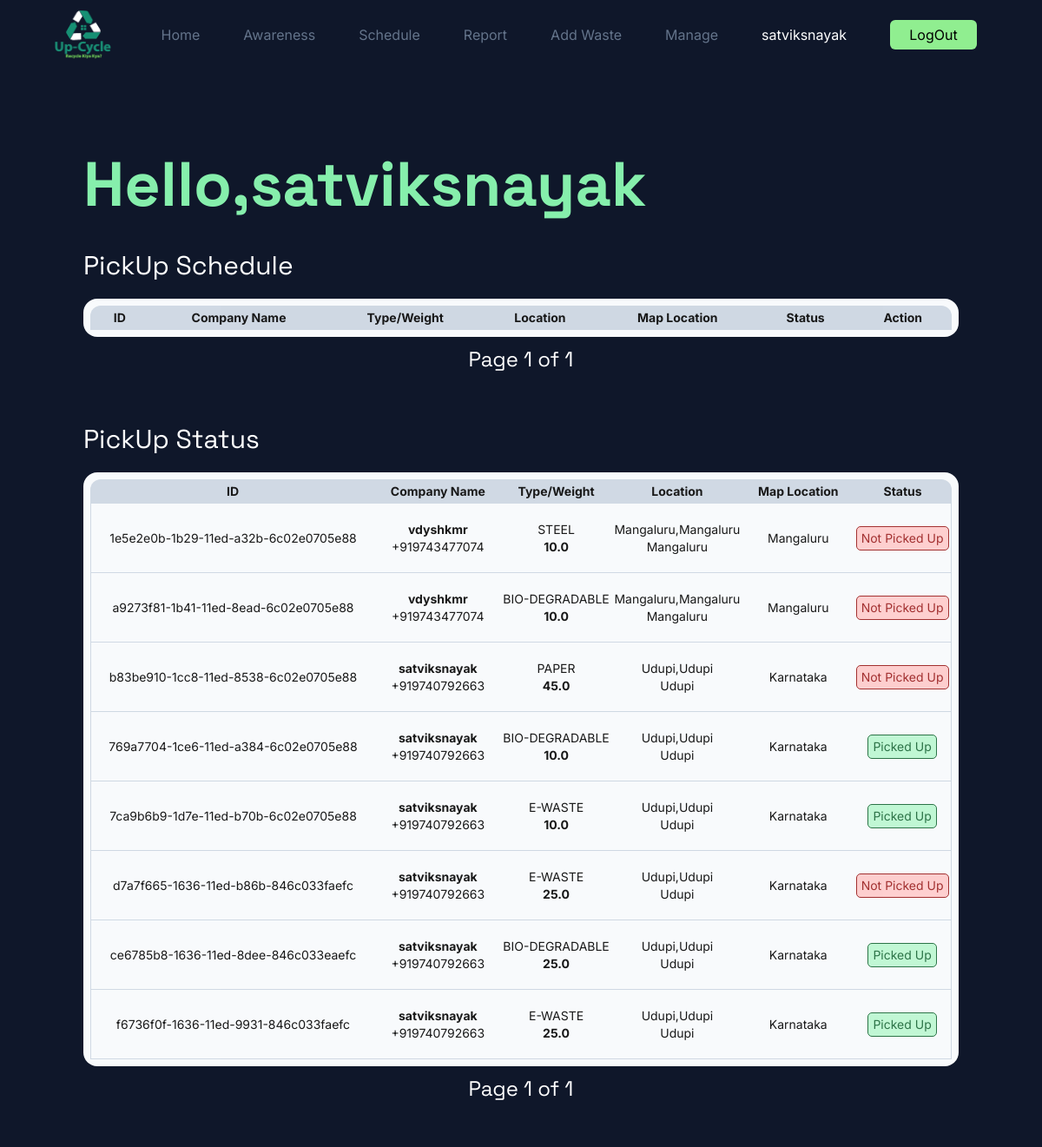
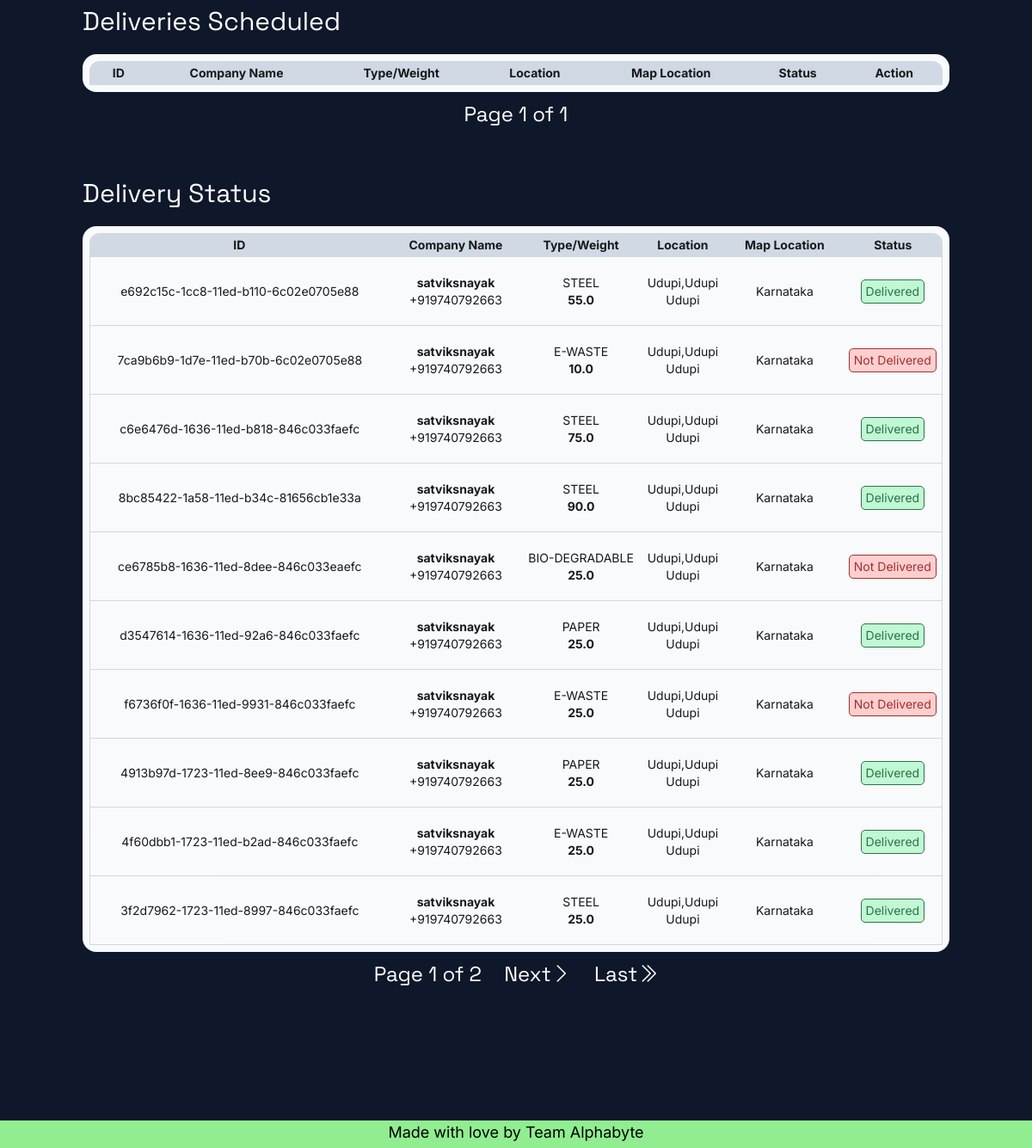
/report/ (signed in), run on an earlier commit of the app's database (2 pictures, top to bottom).
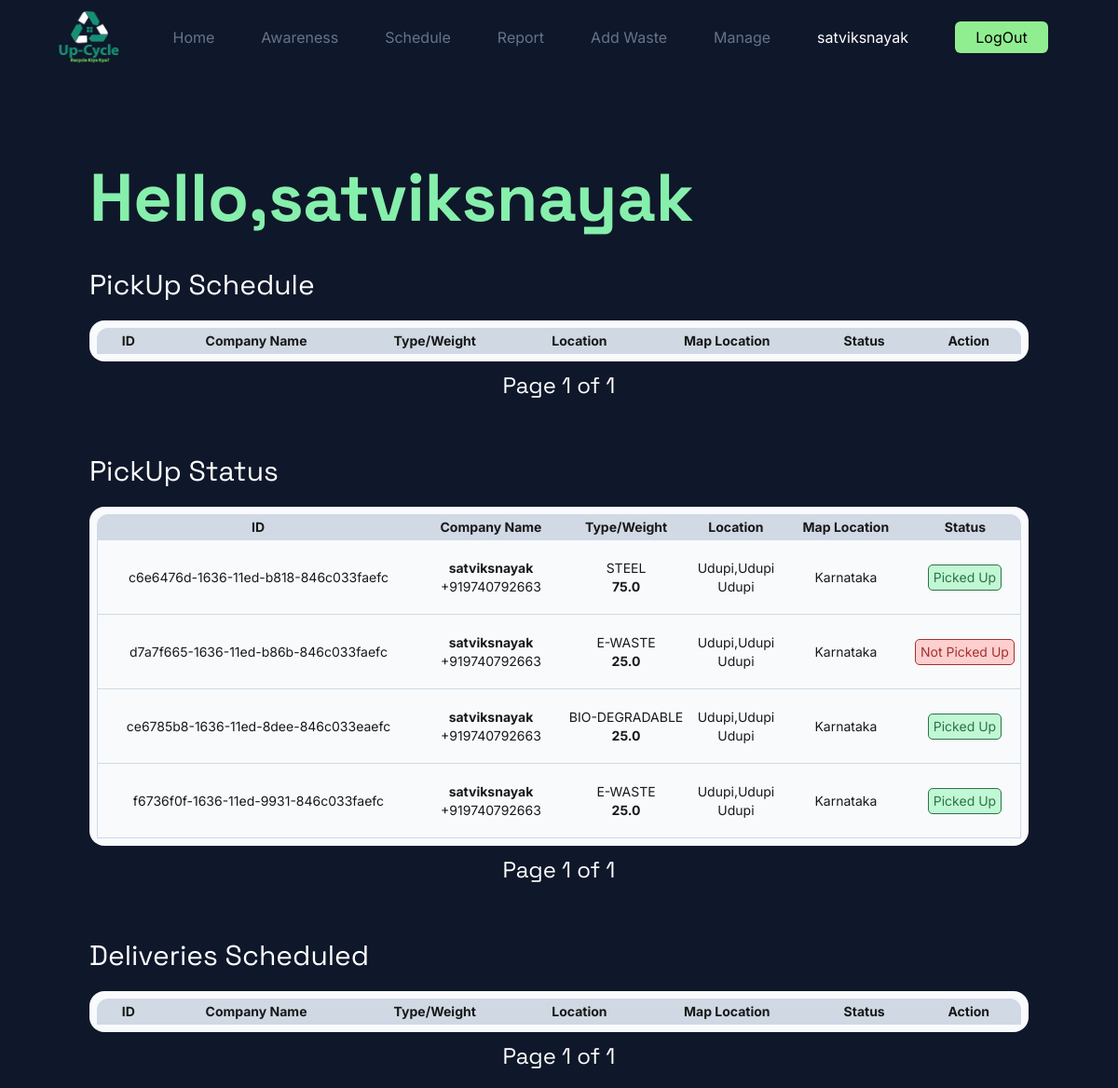
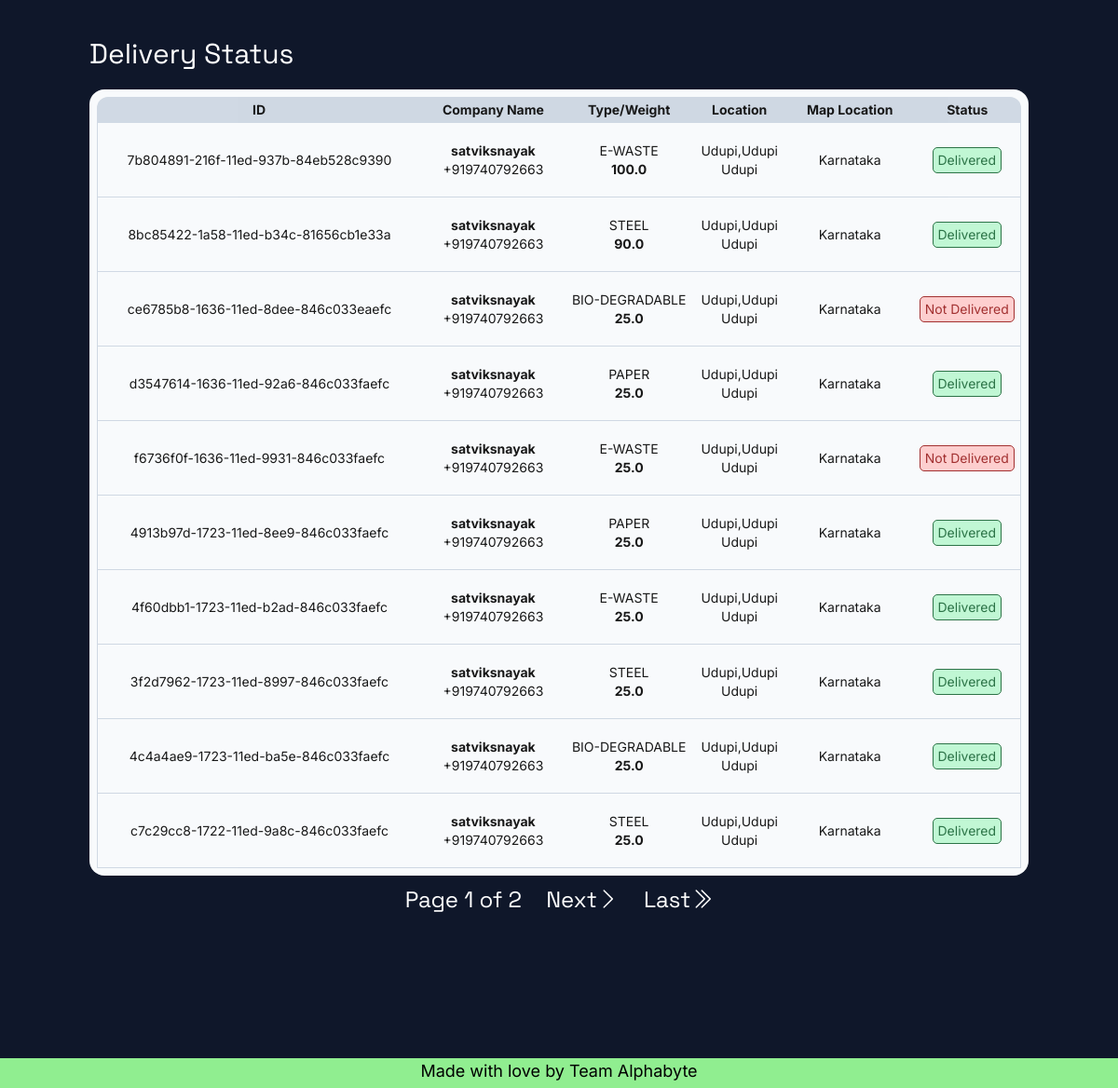
And on a later commit of the database (2 pictures, top to bottom).
### App/models.py (models this page shows, shortened)
class Profile(models.Model):
    user = models.OneToOneField(User,on_delete=models.CASCADE,null=True)
    name = models.CharField(max_length=50)
    about = models.TextField(blank=True,null=True)
    profile_pic = models.ImageField(default='avatar.png',upload_to='Profile')
    location = models.CharField(max_length=50,blank=True,null=True)
    street = models.CharField(max_length=50,blank=True,null=True)
    city = models.CharField(max_length=30,blank=True,null=True)
    state = models.CharField(max_length=30,blank=True,null=True)
    phone = PhoneNumberField(blank=True,null=True)
    is_email_verified = models.BooleanField(default=False)

class Waste(models.Model):
    class Types(models.TextChoices):
        STEEL = "STEEL","Steel"
        BIODEGRADABLE = "BIO-DEGRADABLE","Bio-Degradable"
        PAPER = "PAPER","Paper"
        EWASTE = "E-WASTE","E-Waste"
    id = models.CharField(primary_key=True,unique=True,max_length=40)
    recycler = models.ForeignKey(User,on_delete=models.SET_NULL,null=True,blank=True,related_name='recycler')
    company = models.ForeignKey(User,on_delete=models.SET_NULL,null=True,blank=True,related_name='company')
    employee = models.ForeignKey(User,on_delete=models.SET_NULL,null=True,blank=True,related_name='employee')
    entry_date = models.DateField(null=True,blank=True)
    pickup_date = models.DateField(null=True,blank=True)
    dropdown_date = models.DateField(null=True,blank=True)
    weight = models.FloatField(null=True,blank=True)
    price = models.FloatField(null=True,blank=True)
    type = models.CharField(_("Types"),max_length=50,choices=Types.choices)
    pickup_done = models.BooleanField(default=False)
    dropdown_done = models.BooleanField(default=False)

### App/decorators.py (the view)
        def wrappper_func(request,*args,**kwargs):
            group = None
            if request.user.groups.exists():
                group = request.user.groups.all()[0].name
            if group in allowed_roles:
                return view_func(request,*args,**kwargs)
            else:
                return HttpResponse('You are not authorised to view this page!!')

### App/functions.py (called while the page is built)
def grouplist(user):
    groups = []
    if user.groups.exists():
        for i in range(len(user.groups.all())):
            groups.append(user.groups.all()[i].name)
    return groups

### App/templates/App/tables/employee.html (shortened to what this page needs)
<!DOCTYPE html>
<html lang="en">
<head>
</head>
{% extends 'App/base.html' %}
{%load static%}
    {% block content %}
    <div class="content bg-slate-900 p-5 md:p-10 lg:p-24">
        <div class="min-w-full font-space mr-2 flex flex-col w-full lg:w-4/5">
            <h1 class="text-green-300 text-3xl md:text-5xl lg:text-7xl font-bold mr-2 mb-10">Hello,{{user.profile.name}}</h1>
        </div>
        <h3 class="text-white text-lg md:text-xl lg:text-3xl mr-2 mb-5 font-space">PickUp Schedule</h3>
        <div class="Table w-full lg:min-w-4/5 p-1 lg:p-2 bg-slate-50 rounded-2xl overflow-auto lg:overflow-hidden">
            <table class="relative border-separate border-spacing-0 table-auto min-w-full bg-slate-50 text-xs lg:text-sm opacity-90 text-center font-inter mr-2">
                <thead class="bg-slate-300">
                    <tr>
                        <th class="rounded-tl-xl px-4 py-1 w-min md:w-max">ID</th>
                        <th class="px-4 py-1">Company Name</th>
                        <th class="px-4 py-1">Type/Weight</th>
                        <th class="px-4 py-1">Location</th>
                        <th class="px-4 py-1">Map Location</th>
                        <th class="px-4 py-1">Status</th>
                        <th class="rounded-tr-xl px-4 py-1">Action</th>
                    </tr>
                </thead>
            </table>
        </div>
        <div class="w-full text-[1rem] h-5 text-center text-white text-lg md:text-xl lg:text-2xl mb-20 font-space">
            <button class="p-[5px] m-[5px]" type="button">Page {{Pwastes_today.number}} of {{Pwastes_today.paginator.num_pages}}</button>
        </div>
        <h3 class="text-white text-lg md:text-xl lg:text-3xl mr-2 mb-5 font-space">PickUp Status</h3>
        <div class="Table w-full lg:min-w-4/5 p-1 lg:p-2 bg-slate-50 rounded-2xl overflow-auto lg:overflow-hidden">
            <table class="relative border-separate border-spacing-0 table-auto min-w-full bg-slate-50 text-sm opacity-90 text-center font-inter">
                <thead class="bg-slate-300">
                    <tr>
                        <th class="rounded-tl-xl px-4 py-1 w-min md:w-max">ID</th>
                        <th class="px-4 py-1">Company Name</th>
                        <th class="px-4 py-1">Type/Weight</th>
                        <th class="px-4 py-1">Location</th>
                        <th class="px-4 py-1">Map Location</th>
                        <th class="rounded-tr-xl px-4 py-1">Status</th>
                    </tr>
                </thead>
                <tbody>
                    {% for waste in Pwastes %}
                    <tr>
                        <td class="place-content-center px-4 py-1 border-b border-slate-300 border-l flex items-center h-20 w-min md:w-full">{{waste.id}}</td>
                        <td class="border-b border-slate-300 h-20 w-max"><span class="font-bold">{{waste.company.profile.name}}</span><br>{{waste.company.profile.phone}}</td>
                        <td class="border-b border-slate-300 h-20 w-max">{{waste.type}}<br><span class="font-bold">{{waste.weight}}</span></td>
                        <td class="border-b border-slate-300 h-20 w-max">{{waste.company.profile.location}},{{waste.company.profile.street}}<br>{{waste.company.profile.city}}</td>
                        <td class="border-b border-slate-300 h-20 w-max">{{waste.company.profile.state}}</td>
                        <td class="border-b border-slate-300 h-20 w-max border-r">
                            {% if waste.pickup_done %}
                            <button type="button" class="px-[5px] py-[3px] my-[3px] rounded-[5px] bg-green-200 text-green-800 border-[1px] border-green-800 w-max">Picked Up</button>
                            {% else %}
                            <button type="button" class="px-[5px] py-[3px] my-[3px] rounded-[5px] bg-red-200 text-red-800 border-[1px] border-red-800 w-max">Not Picked Up</button>
                            {% endif %}
                        </td>
                    </tr>
                    {% endfor %}
                </tbody>
            </table>
        </div>
        <div class="w-full text-[1rem] h-5 text-center text-white text-lg md:text-xl lg:text-2xl mb-20 font-space">
            <button class="p-[5px] m-[5px]" type="button">Page {{Pwastes.number}} of {{Pwastes.paginator.num_pages}}</button>
        </div>
        <h3 class="text-white text-lg md:text-xl lg:text-3xl mr-2 mb-5 font-space">Deliveries Scheduled</h3>
        <div class="Table w-full lg:min-w-4/5 p-1 lg:p-2 bg-slate-50 rounded-2xl overflow-auto lg:overflow-hidden">
            <table class="relative border-separate border-spacing-0 table-auto min-w-full bg-slate-50 text-xs lg:text-sm opacity-90 text-center font-inter mr-2">
                <thead class="bg-slate-300">
                    <tr>
                        <th class="rounded-tl-xl px-4 py-1 w-min md:w-max">ID</th>
                        <th class="px-4 py-1">Company Name</th>
                        <th class="px-4 py-1">Type/Weight</th>
                        <th class="px-4 py-1">Location</th>
                        <th class="px-4 py-1">Map Location</th>
                        <th class="px-4 py-1">Status</th>
                        <th class="rounded-tr-xl px-4 py-1">Action</th>
                    </tr>
                </thead>
            </table>
        </div>
        <div class="w-full text-[1rem] h-5 text-center text-white text-lg md:text-xl lg:text-2xl mb-20 font-space">
            <button class="p-[5px] m-[5px]" type="button">Page {{Dwastes_today.number}} of {{Dwastes_today.paginator.num_pages}}</button>
        </div>
        <h3 class="text-white text-lg md:text-xl lg:text-3xl mr-2 mb-5 font-space">Delivery Status</h3>
        <div class="Table w-full lg:min-w-4/5 p-1 lg:p-2 bg-slate-50 rounded-2xl overflow-auto lg:overflow-hidden">
            <table class="relative border-separate border-spacing-0 table-auto min-w-full bg-slate-50 text-xs lg:text-sm opacity-90 text-center font-inter mr-2">
                <thead class="bg-slate-300">
                    <tr>
                        <th class="rounded-tl-xl px-4 py-1 w-min md:w-max">ID</th>
                        <th class="px-4 py-1">Company Name</th>
                        <th class="px-4 py-1">Type/Weight</th>
                        <th class="px-4 py-1">Location</th>
                        <th class="px-4 py-1">Map Location</th>
                        <th class="rounded-tr-xl px-4 py-1">Status</th>
                    </tr>
                </thead>
                <tbody>
                    {% for waste in Dwastes %}
                    <tr>
                        <td class="place-content-center px-4 py-1 border-b border-slate-300 border-l flex items-center h-20 w-min md:w-full">{{waste.id}}</td>
                        <td class="border-b border-slate-300 h-20 w-max"><span class="font-bold">{{waste.recycler.profile.name}}</span><br>{{waste.recycler.profile.phone}}</td>
                        <td class="border-b border-slate-300 h-20 w-max">{{waste.type}}<br><span class="font-bold">{{waste.weight}}</span></td>
                        <td class="border-b border-slate-300 h-20 w-max">{{waste.recycler.profile.location}},{{waste.recycler.profile.street}}<br>{{waste.recycler.profile.city}}</td>
                        <td class="border-b border-slate-300 h-20 w-max">{{waste.recycler.profile.state}}</td>
                        <td class="border-b border-slate-300 h-20 w-max border-r">
                            {% if waste.dropdown_done %}
                            <button type="button" class="px-[5px] py-[3px] my-[3px] rounded-[5px] bg-green-200 text-green-800 border-[1px] border-green-800 w-max">Delivered</button>
                            {% else %}
                            <button type="button" class="px-[5px] py-[3px] my-[3px] rounded-[5px] bg-red-200 text-red-800 border-[1px] border-red-800 w-max">Not Delivered</button>
                            {% endif %}
                        </td>
                    </tr>
                    {% endfor %}
                </tbody>
            </table>
        </div>
        <div class="w-full text-[1rem] h-5 text-center text-white text-lg md:text-xl lg:text-2xl mb-20 font-space">
            <button class="p-[5px] m-[5px]" type="button">Page {{Dwastes.number}} of {{Dwastes.paginator.num_pages}}</button>
            {% if Dwastes.has_next %}
            <button class="p-[5px] m-[5px]" type="button"><a href="?page4={{wastes.next_page_number}}">Next<i class="bi bi-chevron-right"></i></a></button>
            <button class="p-[5px] m-[5px]" type="button"><a href="?page4={{wastes.paginator.num_pages}}">Last<i class="bi bi-chevron-double-right"></i></a></button>
            {% endif %}
        </div>
    </div>
    {% endblock %}

### App/templates/App/base.html (shortened to what this page needs)
{% load static %}
<!DOCTYPE html>
<html lang="en">
<head>
    <link rel="stylesheet" href="{% static '/CSS/base.css' %}">
    <link rel="stylesheet" href="https://cdn.jsdelivr.net/npm/bootstrap-icons@1.8.3/font/bootstrap-icons.css">
    <script src="https://cdn.tailwindcss.com"></script>
</head>
<body>
  <nav class="flex h-[5rem] w-full z-[910] sticky top-0 bg-slate-900 text-white font-inter">
    <div class="my-auto px-[50px] justify-between flex align-center w-full">
        <a href="" class="text-lg my-auto"><img src="{% static '/IMGS/logo.png' %}" class="h-[5rem]" alt="" height="50" width="90" style="padding:12px"></a>
        <ul class="toggle transition ease-in-out duration-[1s] md:w-auto w-[150px] flex flex-col fixed right-0 top-[5rem] h-screen md:h-auto md:static md:flex-row bg-slate-900 md:translate-x-0 md:transition-none translate-x-[150px]">
            <li class="md:mx-[25px] mx-auto my-[15px] md:my-auto"><a class="text-slate-500  hover:text-white transition-all ease-in-out delay-200" href="/">Home</a></li>
            <li class="md:mx-[25px] mx-auto my-[15px] md:my-auto"><a class="text-slate-500 hover:text-white transition-all ease-in-out delay-200" href="/awareness/">Awareness</a></li>
            {% if user.is_authenticated %}
            {% if 'Recycler' in groups %}
            <li class="md:mx-[25px] mx-auto my-[15px] md:my-auto"><a class="text-slate-500 hover:text-white transition-all ease-in-out delay-200" href="/schedule/">Schedule</a></li>
            {% endif %}
            {% if 'Employee' in groups %}
            <li class="md:mx-[25px] mx-auto my-[15px] md:my-auto"><a class="text-slate-500 hover:text-white transition-all ease-in-out delay-200" href="/report/">Report</a></li>
            {% endif %}
            {% if 'Company' in groups %}
            <li class="md:mx-[25px] mx-auto my-[15px] md:my-auto"><a class="text-slate-500 hover:text-white transition-all ease-in-out delay-200" href="/addWaste/">Add Waste</a></li>
            {% endif %}
            {% if 'Manager' in groups %}
            <li class="md:mx-[25px] mx-auto my-[15px] md:my-auto"><a class="text-slate-500 hover:text-white transition-all ease-in-out delay-200" href="/manage/">Manage</a></li>
            {% endif %}
            <li class="md:mx-[25px] mx-auto my-[15px] md:my-auto"><a class="text-white" href="/User/Profile/">{{user.username}}</a></li>
            <li class="md:mx-[25px] mx-auto my-[15px] md:my-auto"><a href="/logout/"><button class="w-[100px] p-[5px] bg-lightgreen rounded-md text-black" type="button">LogOut</button></a></li>
            {% endif %}
        </ul>
    </div>
  </nav>
    {% block content %}
    {% endblock %}
<footer class="align-center font-inter justify-center bg-lightgreen absolute text-black text-lg flex w-full h-[2rem] z-[900]">
  <h4 class="">Made with love by Team Alphabyte</h4>
</footer>
</body>
</html>

What changed in the data, as far as the page shows it:
removed Waste: id "1e5e2e0b-1b29-11ed-a32b-6c02e0705e88", company.profile.name "vdyshkmr", company.profile.phone "+919743477074", type "STEEL", weight "10.0", company.profile.location "Mangaluru", company.profile.street "Mangaluru", company.profile.city "Mangaluru", company.profile.state "Mangaluru", pickup_done "Not Picked Up", shown under "PickUp Status"
removed Waste: id "a9273f81-1b41-11ed-8ead-6c02e0705e88", company.profile.name "vdyshkmr", company.profile.phone "+919743477074", type "BIO-DEGRADABLE", weight "10.0", company.profile.location "Mangaluru", company.profile.street "Mangaluru", company.profile.city "Mangaluru", company.profile.state "Mangaluru", pickup_done "Not Picked Up", shown under "PickUp Status"
removed Waste: id "b83be910-1cc8-11ed-8538-6c02e0705e88", company.profile.name "satviksnayak", company.profile.phone "+919740792663", type "PAPER", weight "45.0", company.profile.location "Udupi", company.profile.street "Udupi", company.profile.city "Udupi", company.profile.state "Karnataka", pickup_done "Not Picked Up", shown under "PickUp Status"
removed Waste: id "769a7704-1ce6-11ed-a384-6c02e0705e88", company.profile.name "satviksnayak", company.profile.phone "+919740792663", type "BIO-DEGRADABLE", weight "10.0", company.profile.location "Udupi", company.profile.street "Udupi", company.profile.city "Udupi", company.profile.state "Karnataka", pickup_done "Picked Up", shown under "PickUp Status"
removed Waste: id "7ca9b6b9-1d7e-11ed-b70b-6c02e0705e88", company.profile.name "satviksnayak", company.profile.phone "+919740792663", type "E-WASTE", weight "10.0", company.profile.location "Udupi", company.profile.street "Udupi", company.profile.city "Udupi", company.profile.state "Karnataka", pickup_done "Picked Up", recycler.profile.name "satviksnayak", recycler.profile.phone "+919740792663", recycler.profile.location "Udupi", recycler.profile.street "Udupi", recycler.profile.city "Udupi", recycler.profile.state "Karnataka", dropdown_done "Not Delivered"
removed Waste: id "e692c15c-1cc8-11ed-b110-6c02e0705e88", recycler.profile.name "satviksnayak", recycler.profile.phone "+919740792663", type "STEEL", weight "55.0", recycler.profile.location "Udupi", recycler.profile.street "Udupi", recycler.profile.city "Udupi", recycler.profile.state "Karnataka", dropdown_done "Delivered", shown under "Delivery Status"
changed Waste "c6e6476d-1636-11ed-b818-846c033faefc": moves from the list under "Delivery Status" to the list under "PickUp Status"
added Waste: id "7b804891-216f-11ed-937b-84eb528c9390", recycler.profile.name "satviksnayak", recycler.profile.phone "+919740792663", type "E-WASTE", weight "100.0", recycler.profile.location "Udupi", recycler.profile.street "Udupi", recycler.profile.city "Udupi", recycler.profile.state "Karnataka", dropdown_done "Delivered", shown under "Delivery Status"
now on this page (row unchanged): Waste: id "4c4a4ae9-1723-11ed-ba5e-846c033faefc", recycler.profile.name "satviksnayak", recycler.profile.phone "+919740792663", type "BIO-DEGRADABLE", weight "25.0", recycler.profile.location "Udupi", recycler.profile.street "Udupi", recycler.profile.city "Udupi", recycler.profile.state "Karnataka", dropdown_done "Delivered", shown under "Delivery Status"
now on this page (row unchanged): Waste: id "c7c29cc8-1722-11ed-9a8c-846c033faefc", recycler.profile.name "satviksnayak", recycler.profile.phone "+919740792663", type "STEEL", weight "25.0", recycler.profile.location "Udupi", recycler.profile.street "Udupi", recycler.profile.city "Udupi", recycler.profile.state "Karnataka", dropdown_done "Delivered", shown under "Delivery Status"
